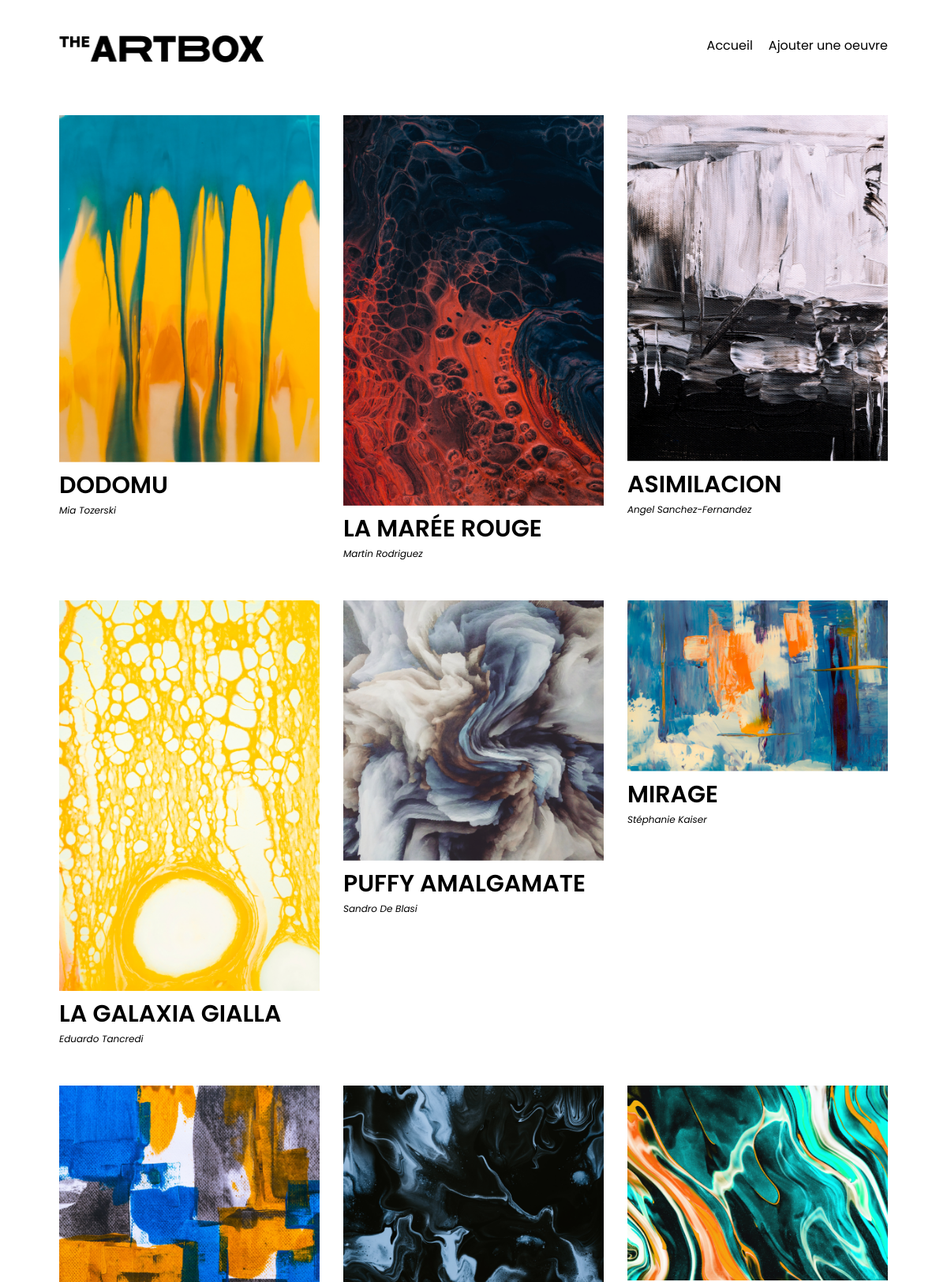
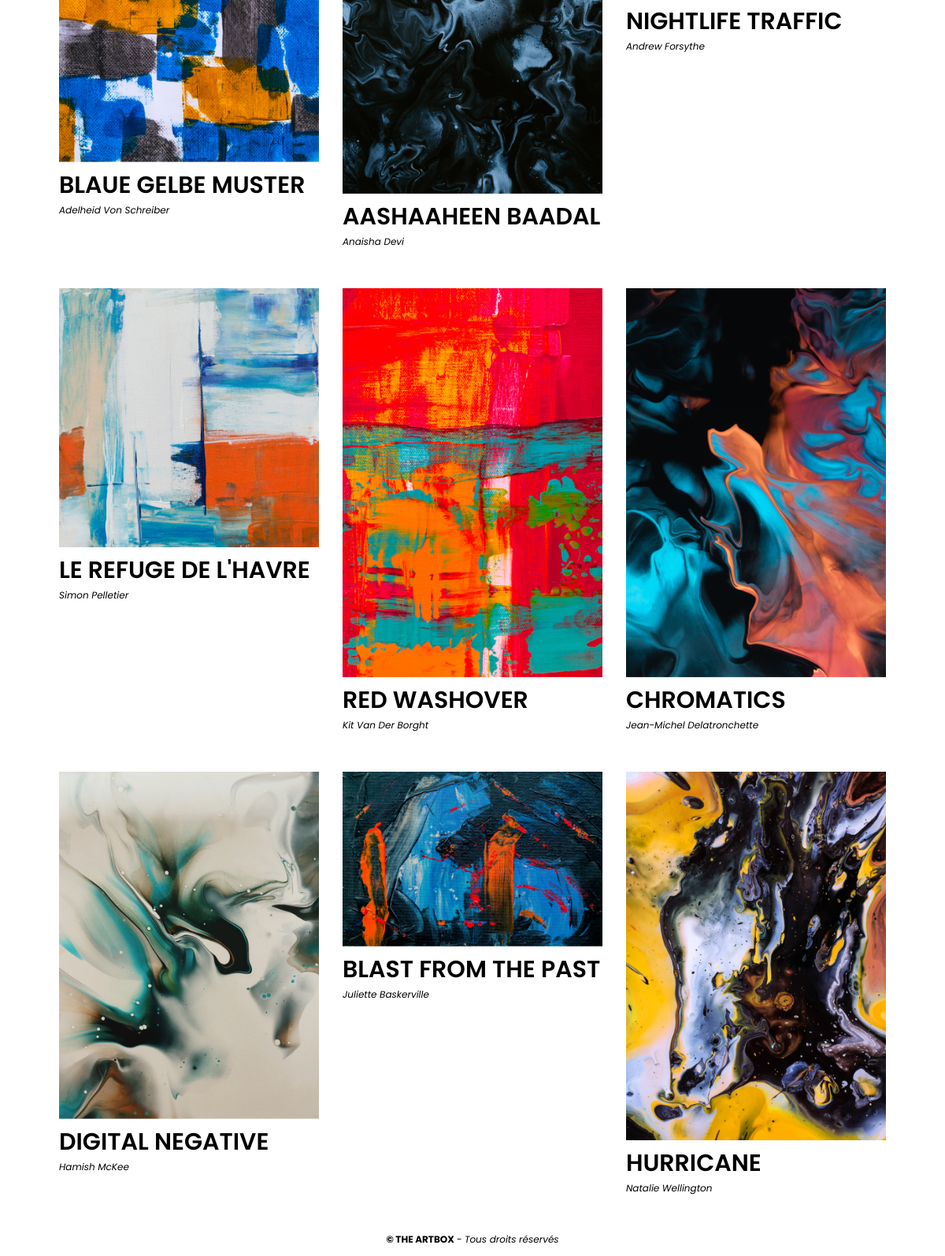
The page / on the database its author committed (2 pictures, top to bottom).
### tables this page shows
CREATE TABLE `oeuvres` (
  `id` bigint(20) UNSIGNED NOT NULL,
  `title` varchar(128) NOT NULL,
  `artist` varchar(64) NOT NULL,
  `description` longtext NOT NULL,
  `image` varchar(255) NOT NULL
);

### index.php (the view, shortened to what this page needs)
<?php
include './includes/bootstrap.php';
$query = $dbConnection->prepare('SELECT * FROM oeuvres');
$query->execute();
$data = $query->fetchAll();
?>
<!doctype html>
<html lang="fr">
<head>
    <link rel="stylesheet" href="css/style.css">
</head>
<body>
<?php include ('./includes/header.php'); ?>
<main>
    <div id="liste-oeuvres">
        <?php foreach($data as $artwork): ?>
            <article class="oeuvre">
                <a href="oeuvre.php?id=<?= $artwork['id'] ?>">
                    <img src="<?= $artwork['image'] ?>" alt="<?= $artwork['title'] ?>">
                    <h2><?= $artwork['title'] ?></h2>
                    <p class="description"><?= $artwork['artist'] ?></p>
                </a>
            </article>
        <?php endforeach ?>
    </div>
</main>
<?php include('./includes/footer.php'); ?>
</body>
</html>

### includes/header.php
<header>
    <a href="/"><img src="img/logo.png" alt="Logo Artbox" id="logo"></a>
    <nav>
        <ul>
            <li><a href="/">Accueil</a></li>
            <li><a href="/create_oeuvre.php">Ajouter une oeuvre</a></li>
        </ul>
    </nav>
</header>

### includes/footer.php
<footer>
    <p>
        <strong>© THE ARTBOX</strong> - <em>Tous droits réservés</em>
    </p>
</footer>

### css/style.css (style rules this page uses)
html, body { margin: 0; }
* { box-sizing: border-box; font-family: 'Poppins', sans-serif; }
a { text-decoration: none; color: inherit; }
header { display: flex; justify-content: space-between; max-width: 1080px; margin: auto; padding: 45px 15px; }
#logo { width: 260px; }
header ul { list-style: none; padding: 0; margin: 0; display: flex; gap: 20px; }
main { max-width: 1080px; margin: auto; }
footer { text-align: center; font-size: 12px; }
#liste-oeuvres { display: flex; flex-wrap: wrap; }
.oeuvre { width: 33.33%; padding: 15px; }
.oeuvre img { width: 100%; }
.oeuvre h2, #detail-oeuvre h1 { text-transform: uppercase; margin-top: 0; margin-bottom: 0; font-weight: 600; font-size: 30px; }
.oeuvre .description, #detail-oeuvre .description { font-style: italic; margin-top: 0; font-size: 12px; margin-bottom: 20px; }

### rows shown on the page
oeuvres: image (picture), title "DODOMU", artist "Mia Tozerski"
oeuvres: image (picture), title "LA MARÉE ROUGE", artist "Martin Rodriguez"
oeuvres: image (picture), title "ASIMILACION", artist "Angel Sanchez-Fernandez"
oeuvres: image (picture), title "LA GALAXIA GIALLA", artist "Eduardo Tancredi"
oeuvres: image (picture), title "PUFFY AMALGAMATE", artist "Sandro De Blasi"
oeuvres: image (picture), title "MIRAGE", artist "Stéphanie Kaiser"
oeuvres: image (picture), title "BLAUE GELBE MUSTER", artist "Adelheid Von Schreiber"
oeuvres: image (picture), title "AASHAAHEEN BAADAL", artist "Anaisha Devi"
oeuvres: image (picture), title "NIGHTLIFE TRAFFIC", artist "Andrew Forsythe"
oeuvres: image (picture), title "LE REFUGE DE L'HAVRE", artist "Simon Pelletier"
oeuvres: image (picture), title "RED WASHOVER", artist "Kit Van Der Borght"
oeuvres: image (picture), title "CHROMATICS", artist "Jean-Michel Delatronchette"
oeuvres: image (picture), title "DIGITAL NEGATIVE", artist "Hamish McKee"
oeuvres: image (picture), title "BLAST FROM THE PAST", artist "Juliette Baskerville"
oeuvres: image (picture), title "HURRICANE", artist "Natalie Wellington"
